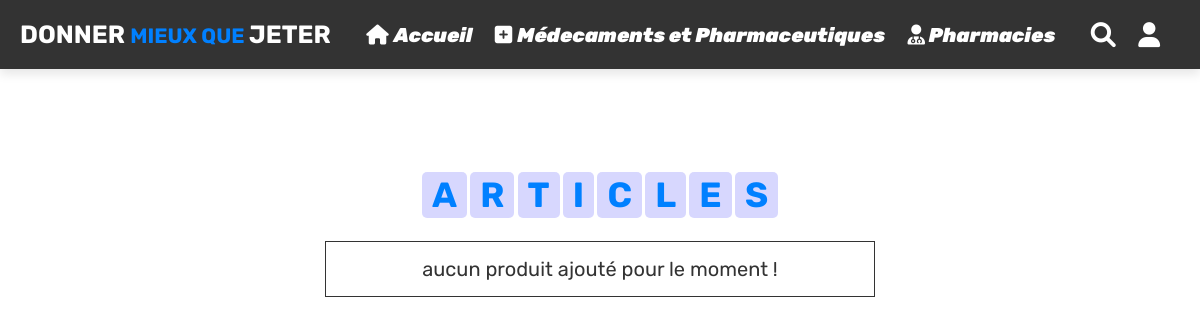
The page /medicaments&pharmaceutiques.php on the database as committed earlier.
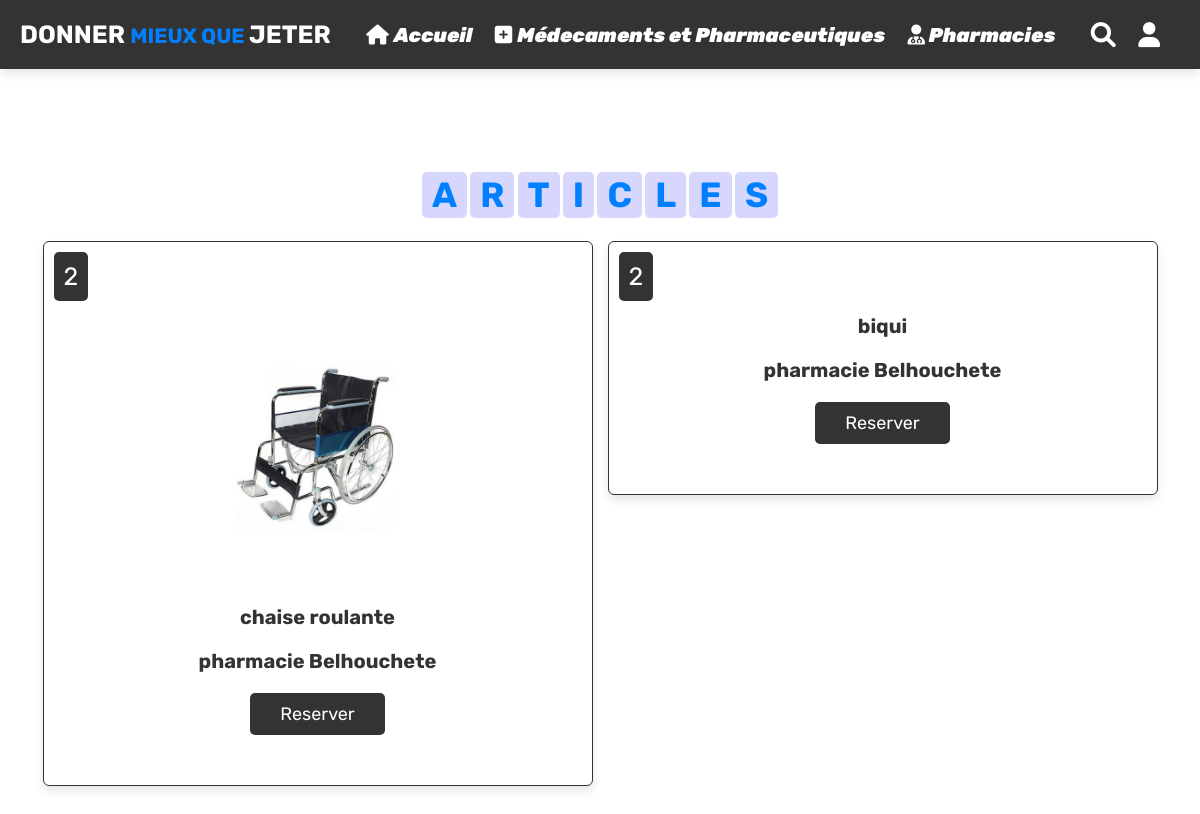
The same page on the database as committed later.
### tables this page shows
CREATE TABLE `articles` (
  `id_art` int(11) NOT NULL,
  `id_don` int(11) NOT NULL,
  `art_name` varchar(255) NOT NULL,
  `art_type` varchar(255) NOT NULL DEFAULT 'medicament',
  `numbre` varchar(255) NOT NULL,
  `imag` varchar(255) NOT NULL
);

CREATE TABLE `donneur` (
  `id` int(11) NOT NULL,
  `name` varchar(30) NOT NULL,
  `email` varchar(30) NOT NULL,
  `pass` varchar(255) NOT NULL,
  `image` varchar(100) NOT NULL,
  `adress` varchar(100) NOT NULL,
  `numero` int(10) NOT NULL,
  `unique_id` int(11) NOT NULL
);

### medicaments&pharmaceutiques.php (the view, shortened to what this page needs)
<?php
include 'configg.php';
?>
<!DOCTYPE html>
<html lang="en">
<head>
   <link rel="stylesheet" href="https://cdnjs.cloudflare.com/ajax/libs/font-awesome/6.0.0/css/all.min.css">
   <link rel="stylesheet" href="css/style.css">
</head>
<body>
<?php include 'header.php'; ?>
<div class="heading">
<section class="products">
<div class="heading">
<h1 class="heading">
        <span>A</span>
        <span>R</span>
        <span>T</span>
        <span>I</span>
        <span>C</span>
        <span>L</span>
        <span>E</span>
        <span>S</span>
    </h1>
   <div class="box-container">
   <?php
         $select_products = mysqli_query($conn, "SELECT * FROM `articles`, `donneur` WHERE email !='admin1@gmail.com' AND id_don=id  ") or die('query failed');
         if(mysqli_num_rows($select_products) > 0){
            while($fetch_products = mysqli_fetch_assoc($select_products)){
      ?>
       <form action="" method="post" class="box">
      <img class="image" src="uploaded_img/<?php echo $fetch_products['imag']; ?>" alt="">
      <h6 class="name"><?php echo $fetch_products['art_name']; ?></h6>
      <div class="price"><?php echo $fetch_products['numbre']; ?></div>
      <h6 class="name"><?php echo $fetch_products['name']; ?></h6>
      <a href="visiteur_booking.php?id=<?php echo $fetch_products['id'] ?>" class="option-btn">reserver </a>
     </form>
      <?php
         }
      }else{
         echo '<p class="empty">aucun produit ajouté pour le moment !</p>';
      }
      ?>
   </div>
</section>
</body>
</html>

Rows that differ between the two databases and show on the page:
added articles: imag (picture), art_name "chaise roulante", numbre "2", id_don.name "pharmacie Belhouchete"
added articles: art_name "biqui", numbre "2", id_don.name "pharmacie Belhouchete"
Other text that changed with them:
text no longer shown: "aucun produit ajouté pour le moment !"
